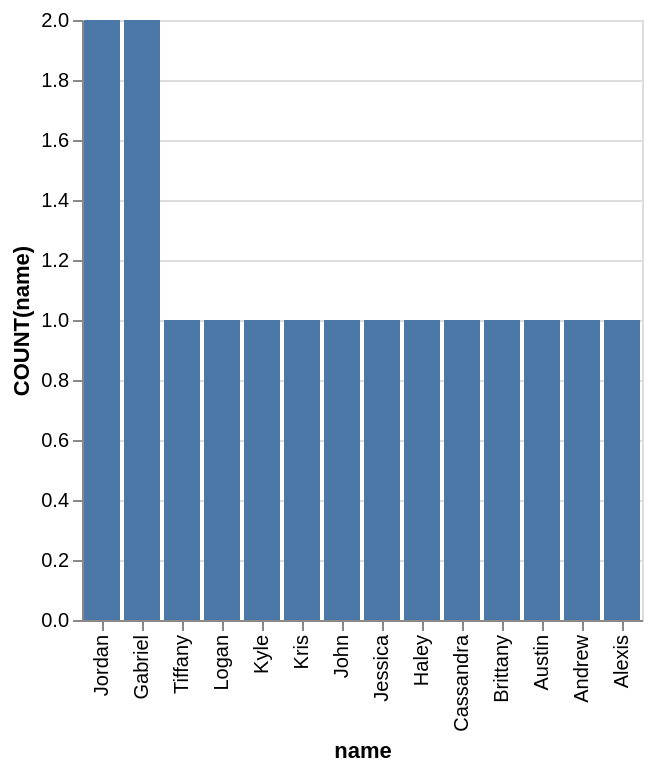

This figure's Vega-Lite source:
### Vega-Lite specification from a JSON file in a GitHub repository (floating-point values rounded to 4 significant figures)
{"data": {"values": [{"x_data": "Jordan", "y_data": 2}, {"x_data": "Gabriel", "y_data": 2}, {"x_data": "Tiffany", "y_data": 1}, {"x_data": "Logan", "y_data": 1}, {"x_data": "Kyle", "y_data": 1}, {"x_data": "Kris", "y_data": 1}, {"x_data": "John", "y_data": 1}, {"x_data": "Jessica", "y_data": 1}, {"x_data": "Haley", "y_data": 1}, {"x_data": "Cassandra", "y_data": 1}, {"x_data": "Brittany", "y_data": 1}, {"x_data": "Austin", "y_data": 1}, {"x_data": "Andrew", "y_data": 1}, {"x_data": "Alexis", "y_data": 1}]}, "mark": "bar", "encoding": {"x": {"field": "x_data", "type": "nominal", "title": "name", "sort": {"op": "sum", "field": "y_data", "order": "descending"}}, "y": {"field": "y_data", "type": "quantitative", "title": "COUNT(name)"}}}
